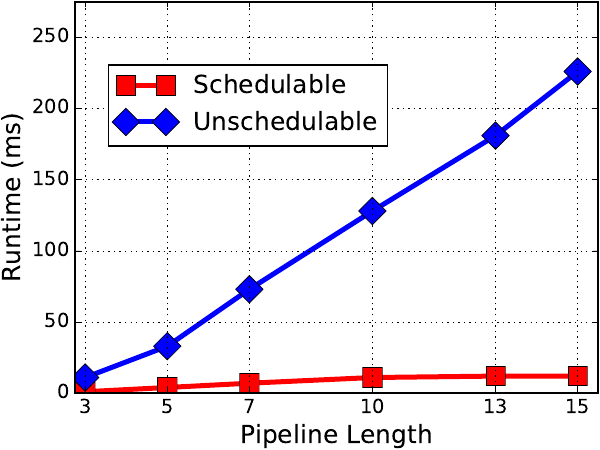

Python code for this plot:
import numpy as np
import math
import matplotlib.pyplot as plt
import sys
# from scipy.interpolate import splrep, splev
#
# def get_smooth_x_y(list_x, list_y):
#     bspl = splrep(list_x,list_y,s=1)
#     bspl_y = splev(list_x,bspl)
#     return bspl_y
    # X_Y_Spline = make_interp_spline(xticks, data[i])
    # X_ = np.linspace(xticks.min(), xticks.max(), 50)
    # Y_ = X_Y_Spline(X_)

def main():

    markers = ["s", "D", "o", "*", "v", "^"]
    linestyles = ['-', '--', ':', '-', '--', '--']
    colors = ['red', "blue", '#ff9900', 'r', 'k', 'm', 'g']
    patterns = ['o', 'x', '\\', '+', '.', 'O', '-']
    hatches = ['-', '|', '/', '\\', '+', 'x', 'o', 'O', '.', '*']

    #Data format in CSV file
    #<1st line> all pipe lengths
    #<2nd lines> accepted times
    #<3rd line> rejected times

    pipelengths = []
    accepted = []
    failed = []
    with open("runtime_pipe_length.csv") as f:
        pipelengths = [float(x) for x in f.readline().strip().rstrip('\n').split(" ")]
        accepted = [float(x) for x in f.readline().strip().rstrip('\n').split(" ")]
        failed = [float(x) for x in f.readline().strip().rstrip('\n').split(" ")]

    fig = plt.figure(num=None, figsize=(6, 4.5), dpi=80, edgecolor='k')
    plt.xlim(pipelengths[0] - 0.25, pipelengths[len(pipelengths) - 1] + 0.5)

    ax = fig.add_subplot(111)
    plt.ylim(0, 275)

    plt.xlabel("Pipeline Length", fontsize=18)
    plt.ylabel("Runtime (ms)", fontsize=18)
    plt.xticks(pipelengths)

    i = 0
    # print (failed, get_smooth_x_y(pipelengths, failed))
    ax.plot(pipelengths, accepted, color=colors[i], linestyle=linestyles[i], label="Schedulable", linewidth=3.6, marker=markers[i], markersize=14)

    i += 1
    ax.plot(pipelengths, failed, color=colors[i], label="Unschedulable", linewidth=3.6, marker=markers[i], markersize=14)

    plt.tick_params(axis='both', which='major', labelsize=14)
    plt.tick_params(axis='both', which='minor', labelsize=14)

    legend = ax.legend(loc='lower left', bbox_to_anchor=(0.04, 0.6), prop={'size': 18}, handlelength=2.2)
    # legend.get_frame().set_alpha(0.5)
    plt.grid()
    plt.tight_layout(pad=0.11)
    plt.savefig("runtime_pipe_length.pdf")
    # plt.show()


if __name__ == "__main__":
    main()
